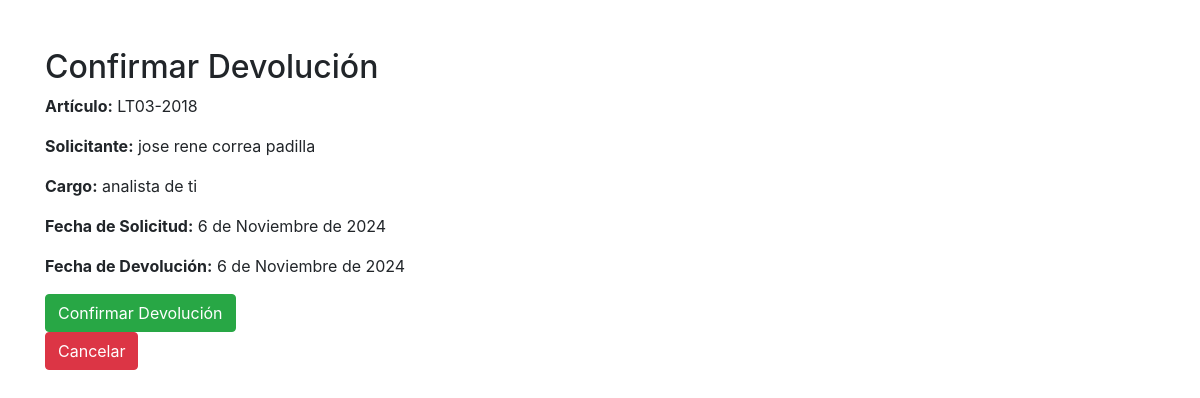
Page /confirmar_devolucion/212/ (signed in) on the committed database.
### inventario/models.py (models this page shows, shortened)
class Prestamo(models.Model):
    articulo = models.ForeignKey(Articulo, on_delete=models.CASCADE)
    nombre_persona = models.CharField(max_length=100)
    cargo_persona = models.CharField(max_length=100)
    departamento = models.ForeignKey(Departamento, on_delete=models.SET_NULL, null=True, blank=True)
    motivo = models.ForeignKey(Motivo, on_delete=models.SET_NULL, null=True, blank=True)
    fecha_solicitud = models.DateField()
    fecha_devolucion = models.DateField()
    devuelto = models.BooleanField(default=False)
    entregado = models.BooleanField(default=False)
    entregado_por = models.ForeignKey(User, on_delete=models.SET_NULL, null=True, blank=True, related_name='prestamos_entregados')
    devuelto_por = models.ForeignKey(User, on_delete=models.SET_NULL, null=True, blank=True, related_name='prestamos_devueltos')

class Articulo(models.Model):
    nombre = models.CharField(max_length=100)
    observacion = models.TextField(blank=True, null=True)

### inventario/views.py (the view, shortened to what this page needs)
# urls.py: path('confirmar_devolucion/<int:prestamo_id>/', views.confirmar_devolucion, name='confirmar_devolucion'),
@login_required
def confirmar_devolucion(request, prestamo_id):
    prestamo = get_object_or_404(Prestamo, id=prestamo_id)
    return render(request, 'inventario/confirmar_devolucion.html', {'prestamo': prestamo})

### inventario/templates/inventario/confirmar_devolucion.html (shortened to what this page needs)
<!DOCTYPE html>
<html lang="en">
<head>
    <link rel="stylesheet" href="https://maxcdn.bootstrapcdn.com/bootstrap/4.5.2/css/bootstrap.min.css">
</head>
<body>
    <div class="container mt-5">
        <h2>Confirmar Devolución</h2>
        <p><strong>Artículo:</strong> {{ prestamo.articulo.nombre }}</p>
        <p><strong>Solicitante:</strong> {{ prestamo.nombre_persona }}</p>
        <p><strong>Cargo:</strong> {{ prestamo.cargo_persona }}</p>
        <p><strong>Fecha de Solicitud:</strong> {{ prestamo.fecha_solicitud }}</p>
        <p><strong>Fecha de Devolución:</strong> {{ prestamo.fecha_devolucion }}</p>
        <form method="post">
            <button type="submit" class="btn btn-success">Confirmar Devolución</button>
        </form>
        <a href="{% url 'devolver_articulo' %}" class="btn btn-danger">Cancelar</a>
    </div>
</body>
</html>

### rows in the picture
Prestamo: articulo.nombre "LT03-2018", nombre_persona "jose rene correa padilla", cargo_persona "analista de ti", fecha_solicitud "6 de Noviembre de 2024", fecha_devolucion "6 de Noviembre de 2024"
